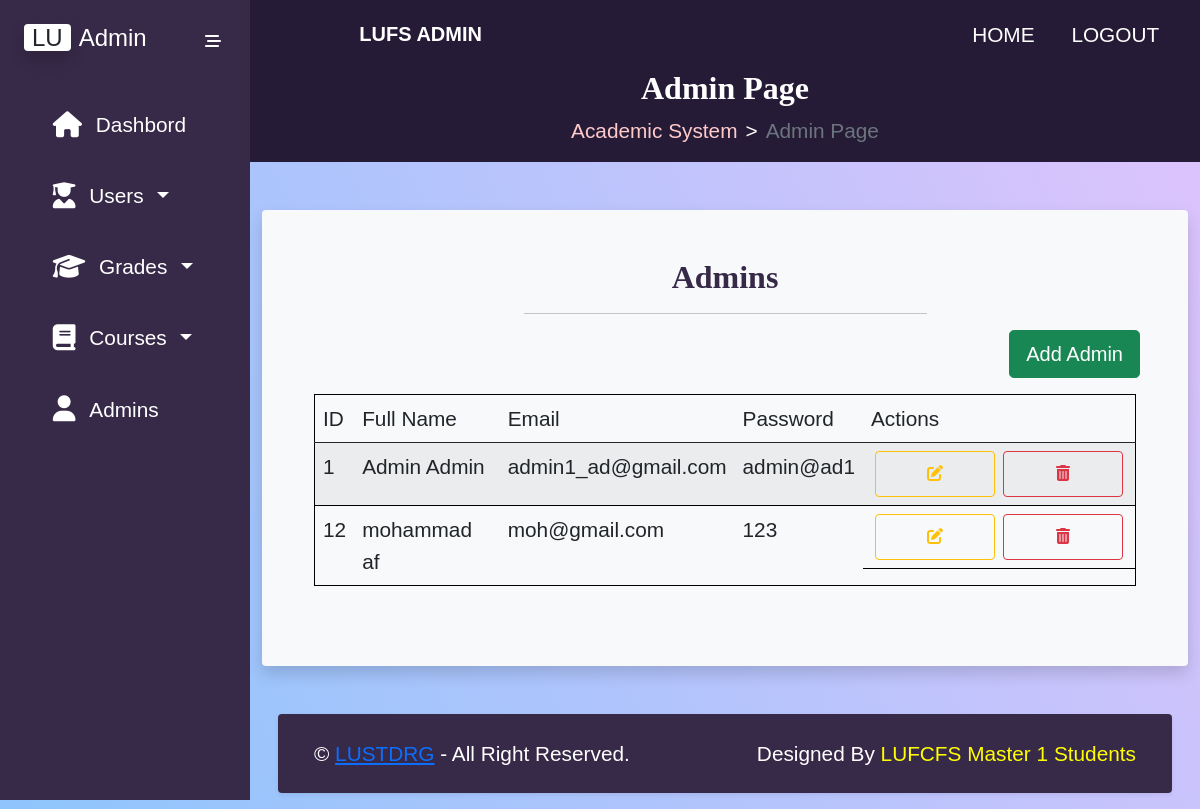
The page /admin-page-show-admins.php (signed in) on the database as committed earlier.
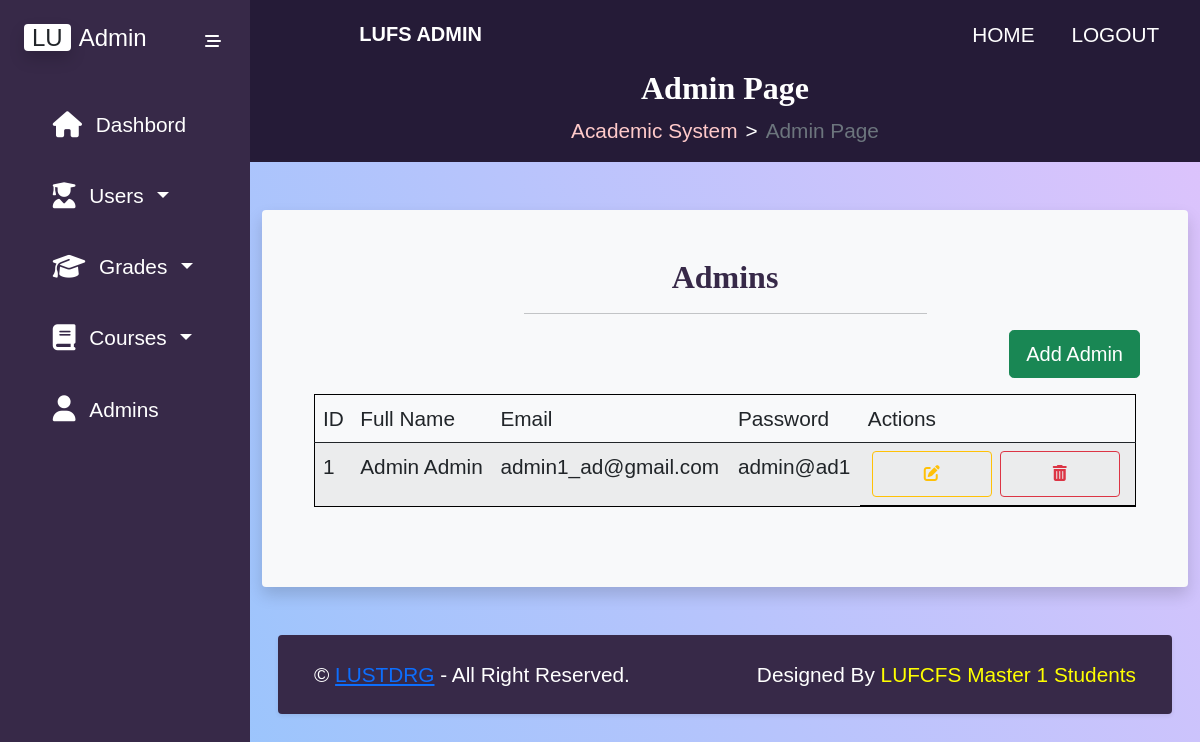
The same page on the database as committed later.
### tables this page shows
CREATE TABLE `users` (
  `Id` int(11) NOT NULL,
  `UserId` varchar(10) DEFAULT NULL,
  `Fname` varchar(20) NOT NULL,
  `Lname` varchar(20) NOT NULL,
  `Email` varchar(30) NOT NULL,
  `Password` char(60) NOT NULL,
  `Admin` tinyint(1) NOT NULL
);

### classes/dal.php (called while the page is built, shortened)
<?php
    class DAL{
        private $servername = "localhost";
        private $username = "root";
        private $password = "";
        private $dbname = "FacultyOfScience";
        public function getConnection(){
            return new mysqli($this->servername, $this->username, $this->password, $this->dbname);
        }
        public function getData($sql) {
            $conn = $this->getConnection();
            $result = $conn->query($sql);
            if ( $result ) {
                $array = $result->fetch_all( MYSQLI_ASSOC );
                return $array;
            } else {
                echo mysqli_error( $conn );
            }
        }
    }
?>

### classes/user_dal.php (called while the page is built, shortened)
<?php
 class User_DAL extends DAL {
    public function getAdmins(){
        $sql="SELECT users.Id,users.Fname,users.Lname,users.Email,users.Password FROM users WHERE users.Admin=1";
        return $this->getData($sql);
    }
 }
?>

### admin-page-show-admins.php (the view, shortened to what this page needs)
<!DOCTYPE html>
<html lang="en">
  <head>
    <?php
      require("templates/admin-header.php");
    ?>
  </head>
  <body>
    <?php
      require("classes/dal.php");
      require("classes/user_dal.php");
      $user_dal= new User_DAL();
      $admins=$user_dal->getAdmins();
    ?>
    <div class="main-container d-flex">
        <?php
        require("templates/admin-sidebar.php");
        ?>
        <div class="content openSide">
            <?php
            require("templates/admin-navbar.php");
            ?>
            <?php
             require("templates/admin-breadcrumb.php");
            ?>
            <div class="container-fluid">
              <section id="students-grades-section">
                <div class="container mt-5 bg-light rounded shadow p-5 mb-5 mx-sm-3 mx-lg-auto">
                  <div class="row d-flex justify-content-center">
                    <div class="col-sm-12 col-md-10 col-lg-6">
                        <h2 class="page-title">Admins</h2>
                        <hr>
                    </div>
                  </div>
                  <div class="row">
                    <div class="col-12 d-flex justify-content-end">
                        <button type="button" class="btn btn-success btn-lg" id="add_admin_btn">Add Admin</button>
                    </div>
                  </div>
                  <div class="row">
                    <div class="col-12 overflow-auto p-3">
                        <table class="table table-striped" id="admins_table">
                            <thead>
                                <tr>
                                    <td>ID</td>
                                    <td>Full Name</td>
                                    <td>Email</td>
                                    <td>Password</td>
                                    <td>Actions</td>
                                </tr>
                            </thead>
                            <tbody>
                              <?php
                              foreach($admins as $v){
                                ?>
                                <tr>
                                  <td class="p-2"><?php echo $v['Id']; ?></td>
                                  <td class="p-2"><?php echo $v['Fname'].' '.$v['Lname']; ?></td>
                                  <td class="p-2"><?php echo $v['Email']; ?></td>
                                  <td class="p-2"><?php echo $v['Password']; ?></td>
                                  <td class="d-flex">
                                        <button class="btn btn-outline-warning edit_admin_btn mx-1"><i
                                                class="fas fa-edit"></i></i></button>
                                        <button class="btn btn-outline-danger delete_admin_btn mx-1"><i
                                                class="fas fa-trash-alt"></i></button>
                                    </td>
                                </tr>
                              <?php
                              }
                              ?>
                            </tbody>
                        </table>
                    </div>
                </div>
                </div>
              </section>
              <?php
                  require("templates/admin-footer.php");
                  ?>
            </div>
        </div>
     </div>
  </body>
</html>

Rows that differ between the two databases and show on the page:
removed users: Id "12", Fname "mohammad", Lname "af", Email "moh@gmail.com", Password "123"
